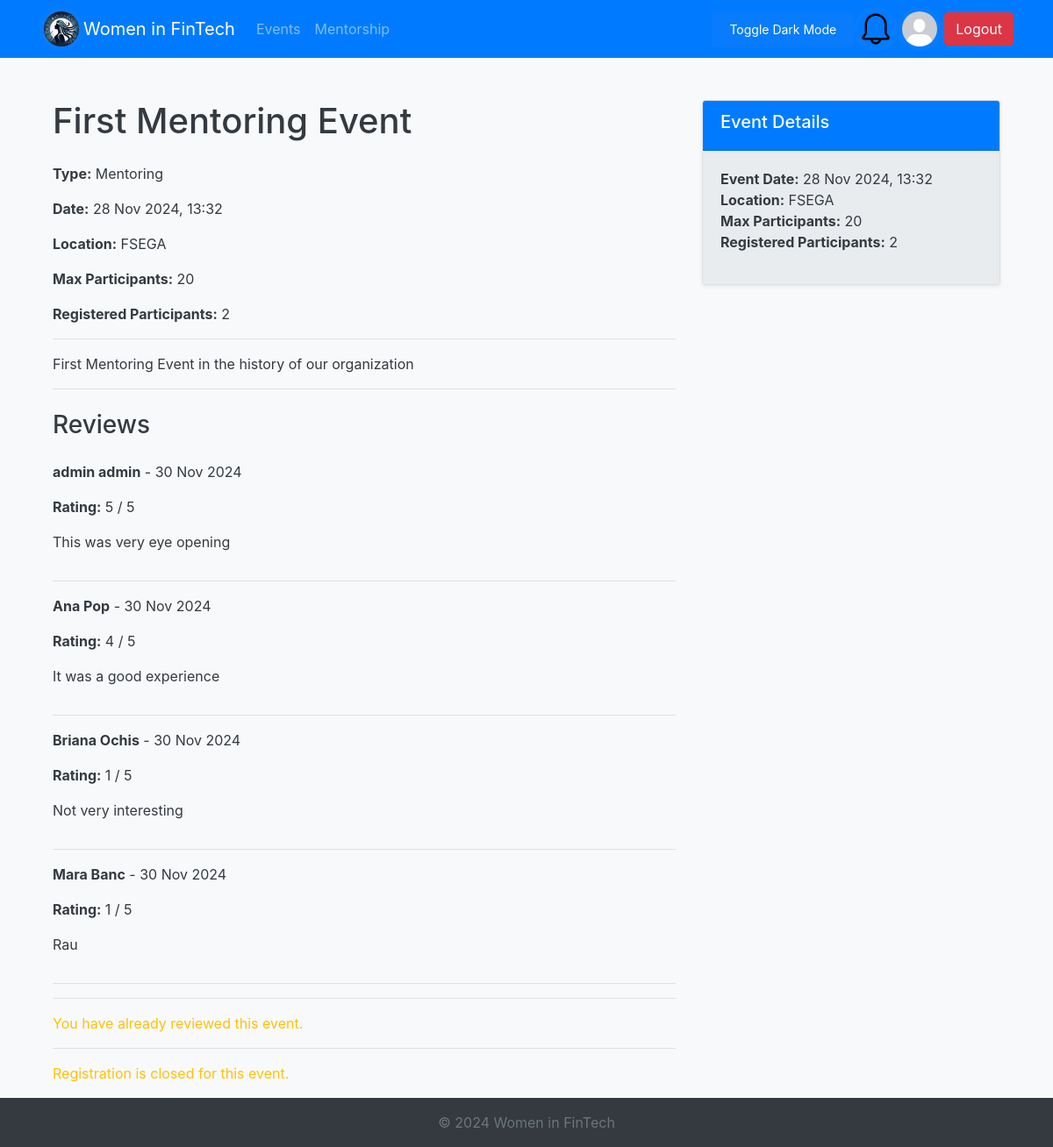
Page /event_details.php?id=3 (signed in) on the committed database.
### tables this page shows
CREATE TABLE `members` (
  `id` int(11) NOT NULL,
  `first_name` varchar(50) NOT NULL,
  `last_name` varchar(50) NOT NULL,
  `email` varchar(100) NOT NULL,
  `profession` varchar(100) DEFAULT '-',
  `company` varchar(100) DEFAULT '-',
  `expertise` text DEFAULT NULL,
  `linkedin_profile` varchar(255) DEFAULT NULL,
  `pfp` varchar(500) NOT NULL DEFAULT 'resources/default_profile_pic.jpg',
  `status` enum('admin','member','mentor') DEFAULT 'member',
  `created_at` timestamp NOT NULL DEFAULT current_timestamp(),
  `password` varchar(200) NOT NULL DEFAULT 'parola'
);

CREATE TABLE `events` (
  `id` int(11) NOT NULL,
  `title` varchar(255) NOT NULL,
  `description` text DEFAULT NULL,
  `event_date` datetime NOT NULL,
  `location` varchar(255) DEFAULT NULL,
  `event_type` enum('workshop','mentoring','networking','conference') DEFAULT NULL,
  `max_participants` int(11) DEFAULT NULL,
  `created_by` int(11) DEFAULT NULL,
  `created_at` timestamp NOT NULL DEFAULT current_timestamp()
);

CREATE TABLE `reviews` (
  `id` int(11) NOT NULL,
  `event_id` int(11) NOT NULL,
  `member_id` int(11) NOT NULL,
  `rating` int(11) NOT NULL,
  `review` text DEFAULT NULL,
  `created_at` timestamp NOT NULL DEFAULT current_timestamp()
);

### event_details.php (the view, shortened to what this page needs)
<?php
include_once "includes/header.php";
$eventId = $_GET['id'];
$query = "SELECT id, title, description, event_date, location, event_type, max_participants,
                 (SELECT COUNT(*) FROM event_registrations WHERE event_id = events.id AND status = 'confirmed') AS registered_count
          FROM events
          WHERE id = :id";
$stmt = $db->prepare($query);
$stmt->bindParam(':id', $eventId, PDO::PARAM_INT);
$stmt->execute();
$event = $stmt->fetch(PDO::FETCH_ASSOC);
$query_reviews = "SELECT r.rating, r.review, r.created_at, m.first_name, m.last_name
                  FROM reviews r
                  INNER JOIN members m ON r.member_id = m.id
                  WHERE r.event_id = :event_id";
$stmt_reviews = $db->prepare($query_reviews);
$stmt_reviews->bindParam(':event_id', $eventId, PDO::PARAM_INT);
$stmt_reviews->execute();
$reviews = $stmt_reviews->fetchAll(PDO::FETCH_ASSOC);
$hasReviewed = false;
if (isset($_SESSION['user'])) {
    $memberId = $_SESSION['user']['id'];
    $check_review_query = "SELECT 1 FROM reviews WHERE event_id = :event_id AND member_id = :member_id LIMIT 1";
    $stmt_check_review = $db->prepare($check_review_query);
    $stmt_check_review->bindParam(':event_id', $eventId, PDO::PARAM_INT);
    $stmt_check_review->bindParam(':member_id', $memberId, PDO::PARAM_INT);
    $stmt_check_review->execute();
    if ($stmt_check_review->rowCount() > 0) {
        $hasReviewed = true;
    }
}
?>
<div class="container mt-4">
    <div class="row">
        <div class="col-md-8">
            <h1 class="mb-4"><?php echo htmlspecialchars($event['title']); ?></h1>
            <p><strong>Type:</strong> <?php echo ucfirst($event['event_type']); ?></p>
            <p><strong>Date:</strong> <?php echo date('d M Y, H:i', strtotime($event['event_date'])); ?></p>
            <p><strong>Location:</strong> <?php echo htmlspecialchars($event['location']); ?></p>
            <p><strong>Max Participants:</strong> <?php echo $event['max_participants']; ?></p>
            <p><strong>Registered Participants:</strong> <?php echo $event['registered_count']; ?></p>
            <hr>
            <p><?php echo nl2br(htmlspecialchars($event['description'])); ?></p>
            <hr>
            <h3 class="mt-4">Reviews</h3>
            <?php if (!empty($reviews)): ?>
                <ul class="list-unstyled">
                    <?php foreach ($reviews as $review): ?>
                        <li class="border-bottom py-3">
                            <p><strong><?php echo htmlspecialchars($review['first_name']) . ' ' . htmlspecialchars($review['last_name']); ?></strong> - <?php echo date('d M Y', strtotime($review['created_at'])); ?></p>
                            <p><strong>Rating:</strong> <?php echo $review['rating']; ?> / 5</p>
                            <p><?php echo nl2br(htmlspecialchars($review['review'])); ?></p>
                        </li>
                    <?php endforeach; ?>
                </ul>
            <?php else: ?>
                <p>No reviews yet for this event.</p>
            <?php endif; ?>
            <hr>
            <?php if (strtotime($event['event_date']) < time() && isset($_SESSION['user']) && !$hasReviewed): ?>
                <h3 class="mt-4">Leave a Review</h3>
                <form method="POST" action="" class="bg-light p-4 rounded shadow-sm">
                    <div class="form-group">
                        <label for="rating">Rating</label>
                        <select name="rating" id="rating" class="form-control" required>
                            <option value="">Select Rating</option>
                            <option value="1">1</option>
                            <option value="2">2</option>
                            <option value="3">3</option>
                            <option value="4">4</option>
                            <option value="5">5</option>
                        </select>
                    </div>
                    <div class="form-group mt-3">
                        <label for="review">Review</label>
                        <textarea name="review" id="review" class="form-control" rows="4" required></textarea>
                    </div>
                    <button type="submit" class="btn btn-primary mt-3">Submit Review</button>
                </form>
            <?php elseif (strtotime($event['event_date']) < time() && $hasReviewed): ?>
                <p class="text-warning mt-3">You have already reviewed this event.</p>
            <?php elseif (strtotime($event['event_date']) > time()): ?>
                <p class="text-warning mt-3">You can only leave a review for past events.</p>
            <?php endif; ?>
            <hr>
            <?php if (strtotime($event['event_date']) > time()): ?>
                <?php if (isset($_SESSION['user'])): ?>
                    <?php
                    $check_registration_query = "SELECT 1 FROM event_registrations WHERE event_id = :event_id AND member_id = :member_id LIMIT 1";
                    $stmt_check_registration = $db->prepare($check_registration_query);
                    $stmt_check_registration->bindParam(':event_id', $eventId, PDO::PARAM_INT);
                    $stmt_check_registration->bindParam(':member_id', $memberId, PDO::PARAM_INT);
                    $stmt_check_registration->execute();
                    $isRegistered = $stmt_check_registration->rowCount() > 0;
                    ?>
                    <?php if ($isRegistered): ?>
                        <h3>You are registered for this event</h3>
                        <form method="POST" action="" class="bg-light p-4 rounded shadow-sm">
                            <input type="hidden" name="action" value="unregister">
                            <button type="submit" class="btn btn-danger mt-3">Unregister</button>
                        </form>
                    <?php else: ?>
                        <h3>Register for this Event</h3>
                        <form method="POST" action="" class="bg-light p-4 rounded shadow-sm">
                            <input type="hidden" name="action" value="register">
                            <button type="submit" class="btn btn-primary mt-3">Register</button>
                        </form>
                    <?php endif; ?>
                <?php else: ?>
                    <p class="text-danger mt-3">Please <a href="login.php">log in</a> to register or unregister for this event.</p>
                <?php endif; ?>
            <?php else: ?>
                <p class="text-warning mt-3">Registration is closed for this event.</p>
            <?php endif; ?>
        </div>
        <div class="col-md-4">
            <div class="card shadow-sm">
                <div class="card-header bg-primary text-white">
                    <h5>Event Details</h5>
                </div>
                <div class="card-body">
                    <ul class="list-unstyled">
                        <li><strong>Event Date:</strong> <?php echo date('d M Y, H:i', strtotime($event['event_date'])); ?></li>
                        <li><strong>Location:</strong> <?php echo htmlspecialchars($event['location']); ?></li>
                        <li><strong>Max Participants:</strong> <?php echo $event['max_participants']; ?></li>
                        <li><strong>Registered Participants:</strong> <?php echo $event['registered_count']; ?></li>
                    </ul>
                </div>
            </div>
        </div>
    </div>
</div>
<?php include_once "includes/footer.php"; ?>

### includes/header.php (shortened to what this page needs)
<?php
$database = new Database();
$db = $database->getConnection();
if(isset($_SESSION['user'])){
    $userId = $_SESSION['user']['id'];
    $query = "SELECT pfp FROM members WHERE id = :id";
    $stmt = $db->prepare($query);
    $stmt->bindParam(':id', $userId, PDO::PARAM_INT);
    $stmt->execute();
    $user = $stmt->fetch(PDO::FETCH_ASSOC);
$profilePic = $user['pfp'] ?? 'resources/default_profile_pic.jpg';
} else {
    $profilePic = 'resources/default_profile_pic.jpg';
}
?>
<!DOCTYPE html>
<html lang="ro">
<head>
    <link rel="stylesheet"
          href="https://stackpath.bootstrapcdn.com/bootstrap/4.5.2/css/bootstrap.min.css">
    <link rel="stylesheet" href="css/style.css">
</head>
<body class="bg-light">
<nav class="navbar navbar-expand-lg navbar-dark bg-primary">
    <div class="container">
        <img class="logo" src="logo.png" style="width: 50px; height: auto; border-radius: 50%; border: 5px solid #087cfc;">
        <a class="navbar-brand" href="<?php echo isset($_SESSION['user']) ? 'dashboard.php' : 'index.php'; ?>">Women in FinTech</a>
        <div class="collapse navbar-collapse" id="navbarNav">
            <ul class="navbar-nav">
                <?php if (isset($_SESSION['user'])): ?>
                    <li class="nav-item">
                        <a class="nav-link" href="events.php">Events</a>
                    </li>
                    <li class="nav-item">
                        <a class="nav-link" href="mentorship.php">Mentorship</a>
                    </li>
                <?php endif; ?>
            </ul>
        </div>
        <input onclick="darkMode()" id="darkButton" class="btn btn-primary" type="button" value="Toggle Dark Mode">
        <div class="dropdown">
            <img class="pfp dropdown-toggle" id="notificationBell" data-toggle="dropdown" aria-haspopup="true" aria-expanded="false"
                 src="resources/bell.png" style="width: 50px; height: 50px; border-radius: 50%; border: 5px solid #087cfc; cursor: pointer;">
        </div>
        <?php if (isset($_SESSION['user'])): ?>
        <a href="edit_profile.php" style="padding-right: 3px">
            <img class="pfp" src="<?php echo htmlspecialchars($profilePic); ?>" style="width: 50px; height: 50px; border-radius: 50%; border: 5px solid #087cfc;">
        </a>
        <?php endif; ?>
        <div class="ml-auto">
            <?php if (isset($_SESSION['user'])): ?>
                <a href="logout.php" class="btn btn-danger">Logout</a>
            <?php else: ?>
                <a href="login.php" class="btn btn-success">Login</a>
            <?php endif; ?>
    </div>
</nav>
<div class="container mt-4">

### css/style.css (style rules this page uses)
body { min-height: 100vh; display: flex; flex-direction: column; }
.card-body { background-color: #e9ecef; }
.logo { border-radius: 50%; }
#darkButton { float: right; background-color: #087cfc; color: white; border: none; padding: 10px 20px; border-radius: 5px; cursor: pointer; font-size: 14px; }

### rows in the picture
members: pfp (placeholder picture)
events: title "First Mentoring Event", event_type "Mentoring", event_date "28 Nov 2024, 13:32", location "FSEGA", max_participants "20", description "First Mentoring Event in the history of our organization"
reviews: member.first_name "admin", member.last_name "admin", created_at "30 Nov 2024", rating "5", review "This was very eye opening"
reviews: member.first_name "Ana", member.last_name "Pop", created_at "30 Nov 2024", rating "4", review "It was a good experience"
reviews: member.first_name "Briana", member.last_name "Ochis", created_at "30 Nov 2024", rating "1", review "Not very interesting"
reviews: member.first_name "Mara", member.last_name "Banc", created_at "30 Nov 2024", rating "1", review "Rau"

### other values in the picture
$event['registered_count'] "2"
